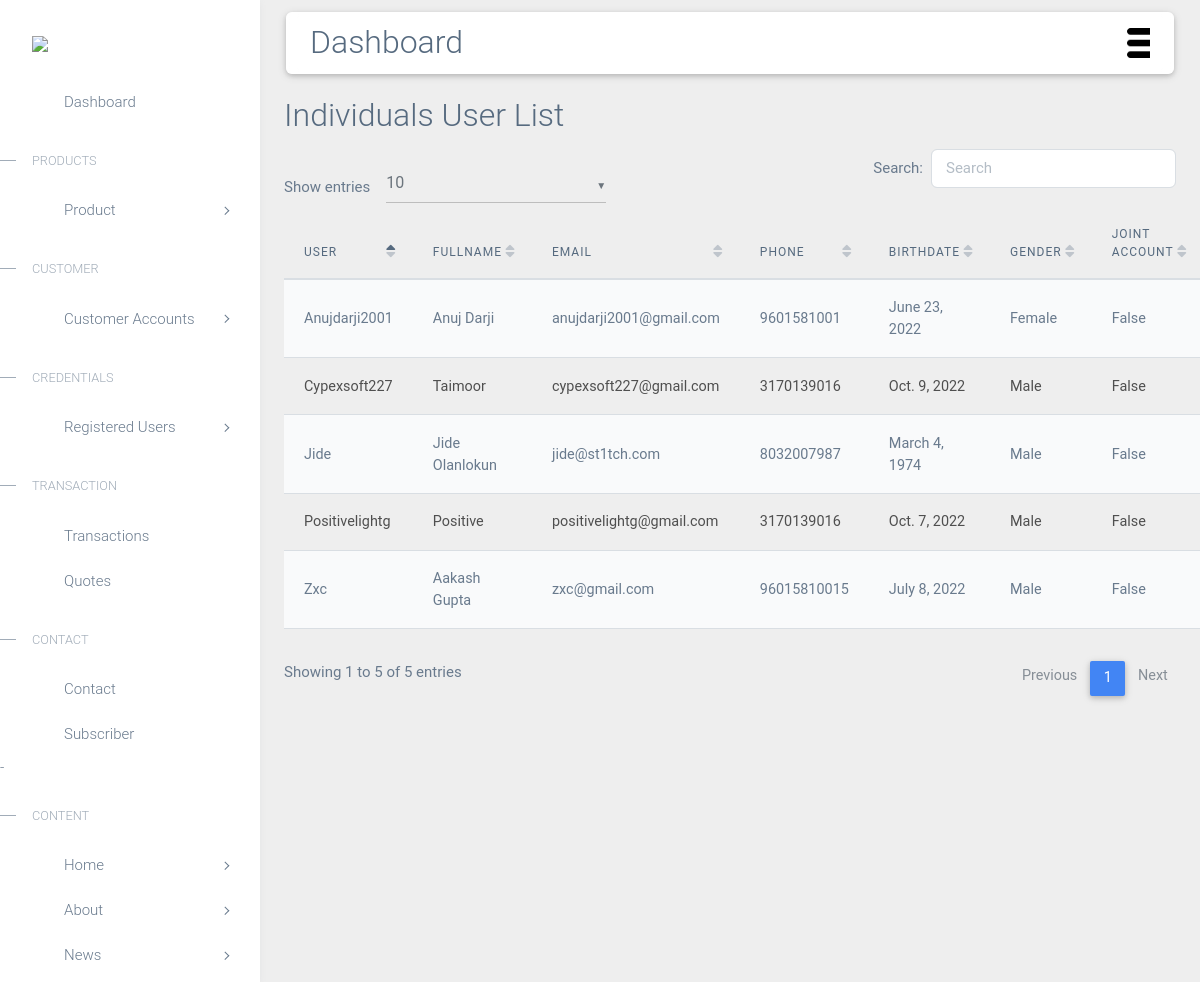
Screenshot of /devadmin/iuserlist/ with the database file from the repository.
### accounts/models.py (models this page shows)
class  IndividualRegister(models.Model):
   try:
    user = models.ForeignKey(User, on_delete=models.CASCADE)
    typeofuser = models.CharField(max_length=200, default="None")
    f_name = models.CharField(max_length=200)
    l_name = models.CharField(max_length=200)
    phone = models.PositiveIntegerField()
    house_number = models.CharField(max_length=200)
    street_name = models.CharField(max_length=500)
    city = models.CharField(max_length=200)
    state = models.CharField(max_length=200)
    country = models.CharField(max_length=200)
    birthdate = models.DateField()
    gender = models.CharField(max_length=200)
    occupation = models.CharField(max_length=200)
    NIN = models.CharField(max_length=200)
    BVN = models.CharField(max_length=200)
    joint_account = models.BooleanField(default=False)
    individual_signature = models.ImageField(upload_to='individualsignpic')
    individual_photo = models.ImageField(upload_to='individualprofilepic')
    kin_name = models.CharField(max_length=200)
    kin_relationship = models.CharField(max_length=200)
    kin_phone = models.PositiveIntegerField()
    kin_house_number = models.CharField(max_length=200)
    kin_street_name = models.CharField(max_length=500)
    kin_city = models.CharField(max_length=200)
    kin_state = models.CharField(max_length=200)
    kin_country = models.CharField(max_length=200)
    def str(self):
        return str(self.id)
   except Exception as e:
    print(e)

### accounts/views.py (the view)
# urls.py: path('devadmin/iuserlist/', views.adminaindividualusers, name='adminaindividualusers'),
def adminaindividualusers(request):
    iusers = IndividualRegister.objects.raw('SELECT  auth_user.email u_email,  * FROM accounts_individualregister JOIN auth_user on auth_user.id = accounts_individualregister.user_id where accounts_individualregister.joint_account = false')
    return render(request, 'devadmin/adminaindividualusers.html',{'iusers':iusers})

### accounts/templates/devadmin/adminaindividualusers.html (shortened to what this page needs)
{% extends 'devadmin/base.html' %}
{% load static %}
{% block main-content %}
<link rel="stylesheet" href="https://use.fontawesome.com/releases/v5.8.2/css/all.css">
<link rel="stylesheet" href="{% static 'devadmin/css/addons/mdb.min.css' %}" />
<link rel="stylesheet" href="{% static 'devadmin/css/addons/datatables.min.css' %}" />
<link rel="stylesheet" href="{% static 'devadmin/css/addons/datatables-select.min.css' %}" />
<div class="m-4">
    <h2 class=""> Individuals User List</h2>
<table id="dtMaterialDesignExample" class="table table-striped table-responsive" cellspacing="0" width="100%">
<thead>
    <tr>
        <th>User</th>
        <th>Fullname</th>
        <th>Email</th>
        <th>Phone</th>
        <th>Birthdate</th>
        <th>Gender</th>
        <th>Joint Account</th>
    </tr>
</thead>
<tbody>
    {% if iusers %}
    {% for i in iusers %}
    <tr>
        <td>{{i.user|capfirst}}</td>
        <td>{{i.f_name|capfirst}}</td>
        <td>{{i.u_email}}</td>
        <td>{{i.phone}}</td>
        <td>{{i.birthdate}}</td>
        <td>{{i.gender}}</td>
        <td>{{i.joint_account}}</td>
    </tr>
    {% endfor %}
    {% endif %}
</tbody>
</table>
</div>
</div>
{% endblock main-content %}

### accounts/static/accounts/css/style.css (style rules this page uses)
body, html { margin: 0; padding: 0; overflow-x: hidden; }

### rows the page displays
IndividualRegister: user "Anujdarji2001", f_name "Anuj Darji", u_email "anujdarji2001@gmail.com", phone "9601581001", birthdate "June 23, 2022", gender "Female", joint_account "False"
IndividualRegister: user "Zxc", f_name "Aakash Gupta", u_email "zxc@gmail.com", phone "96015810015", birthdate "July 8, 2022", gender "Male", joint_account "False"
IndividualRegister: user "Jide", f_name "Jide Olanlokun", u_email "jide@st1tch.com", phone "8032007987", birthdate "March 4, 1974", gender "Male", joint_account "False"
IndividualRegister: user "Positivelightg", f_name "Positive", u_email "positivelightg@gmail.com", phone "3170139016", birthdate "Oct. 7, 2022", gender "Male", joint_account "False"
IndividualRegister: user "Cypexsoft227", f_name "Taimoor", u_email "cypexsoft227@gmail.com", phone "3170139016", birthdate "Oct. 9, 2022", gender "Male", joint_account "False"
